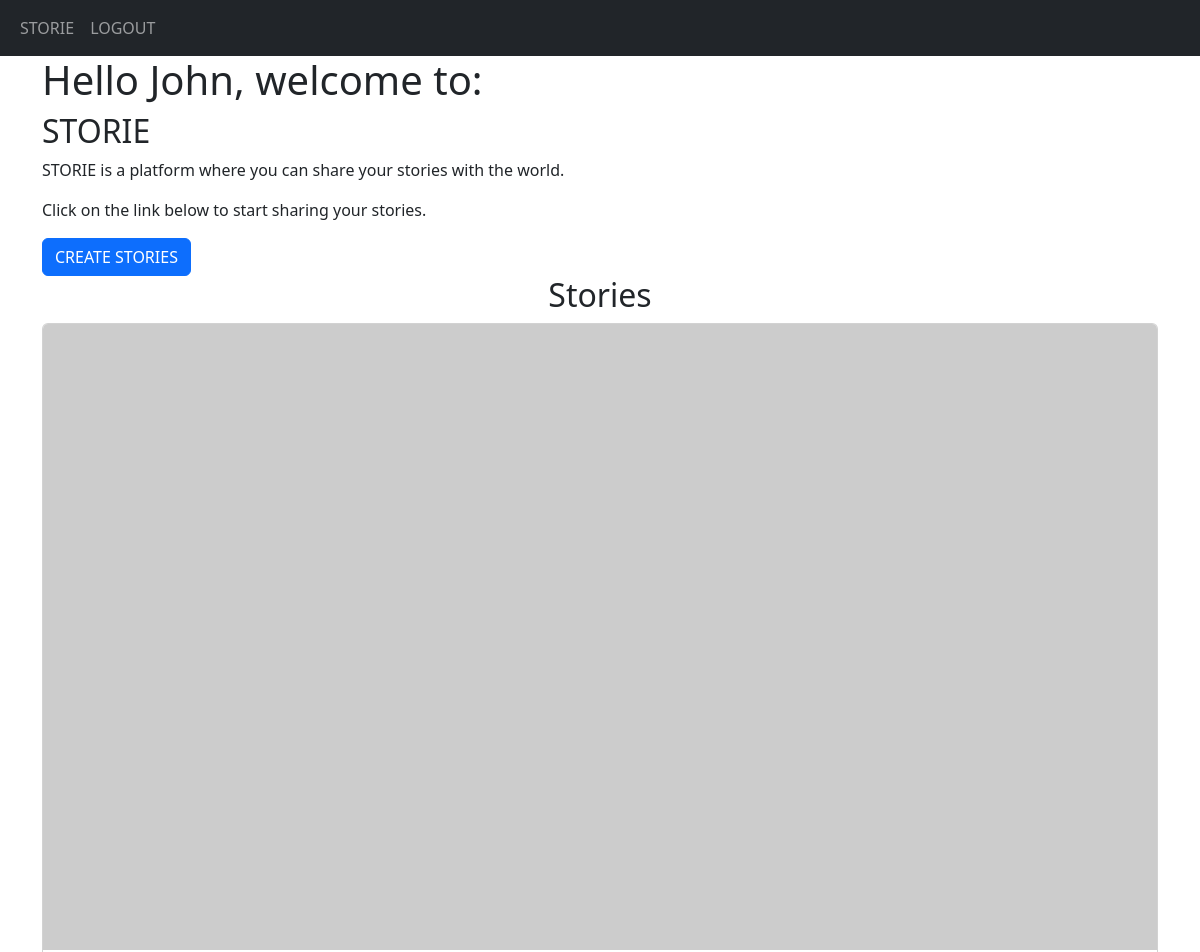
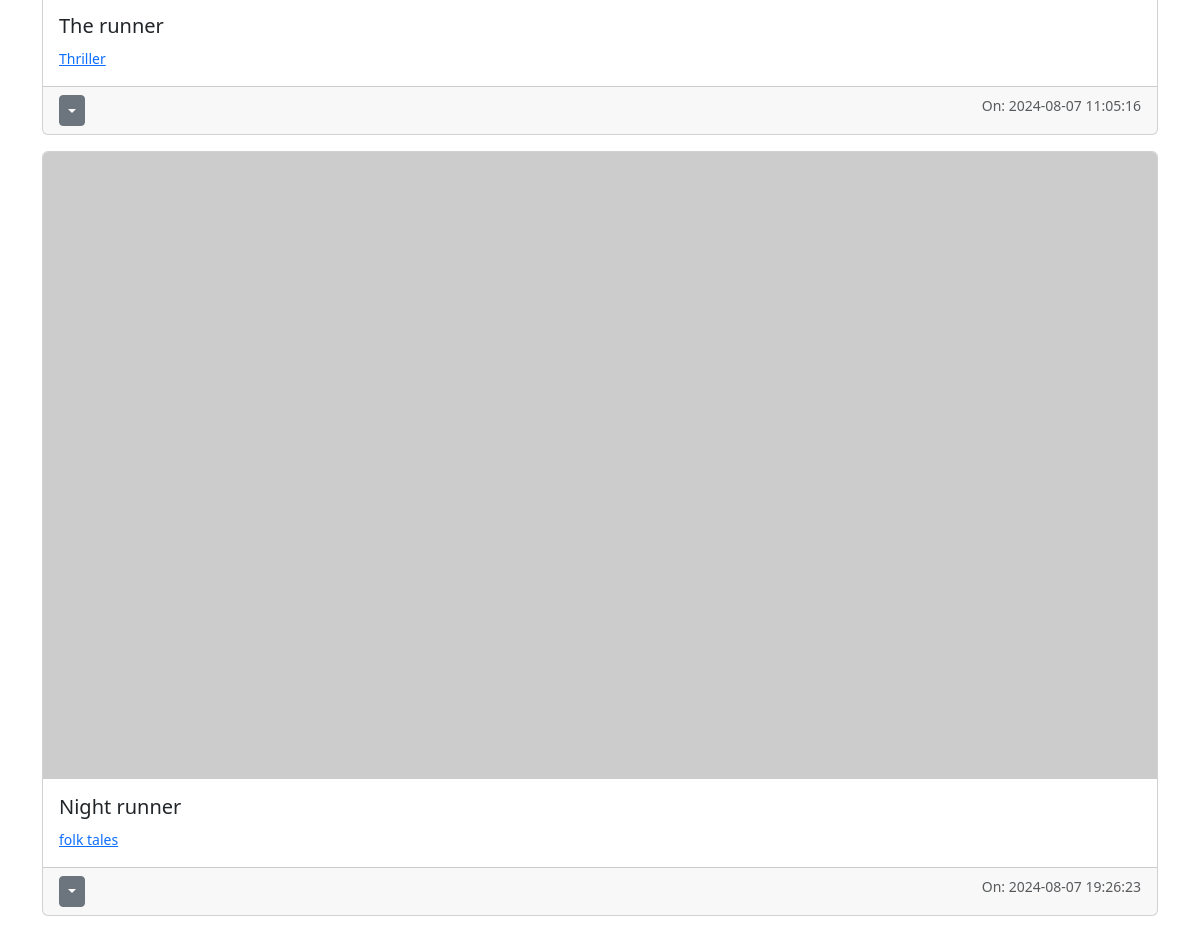
Screenshot of /home (signed in) with the database file from the repository (2 pictures, top to bottom).
### myApp/models.py (models this page shows)
class User(db.Model, UserMixin):
    id = db.Column(db.Integer, primary_key=True)
    email = db.Column(db.String(240), unique=True)
    username = db.Column(db.String(240), unique=True)
    password = db.Column(db.String(240))
    date_created = db.Column(db.DateTime(timezone=True), default=func.now())
    stories = db.relationship('Stories', backref='user', passive_deletes=True)
    comments = db.relationship('Comments', backref='user', passive_deletes=True)

class Stories(db.Model):
    id = db.Column(db.Integer, primary_key=True)
    title = db.Column(db.String(240))
    image = db.Column(db.String(240))
    category = db.Column(db.String(240))
    content = db.Column(db.Text)
    date_created = db.Column(db.DateTime(timezone=True), default=func.now())
    author = db.Column(db.Integer, db.ForeignKey('user.id', ondelete='CASCADE'), nullable=False)
    Comments = db.relationship('Comments', backref='stories', passive_deletes=True)

### myApp/views.py (the view)
@views.route("/")
@views.route("/home")
def home():
    my_stories_data = Stories.query.all()
    return render_template("home.html", title="HOME", stories_data=my_stories_data)

### myApp/templates/home.html (shortened to what this page needs)
{% extends "base.html" %}
{% block content %}
<h1>Hello {{current_user.username}}, welcome to:</h1>
<h2>STORIE</h2>
<p>STORIE is a platform where you can share your stories with the world.</p>
<p>Click on the link below to start sharing your stories.</p>
<a href="/create-storie" class="btn btn-primary">CREATE STORIES</a>
<h2 align="center">Stories</h2>
{% for storie in stories_data %}
<div class="card mb-3">
    {%if storie.image == ''%}
    <img src="https://picsum.photos/1280/720" class="card-img-top" alt="...">
    {%else%}
    <img src="{{storie.image}}" class="card-img-top" alt='{{storie.title}}'>
    {%endif%}
    <div class="card-body">
        <h5 class="card-title">{{storie.title}}</h5>
        <p class="card-text"><small class="text-muted"><a href="/storie/{{storie.category}}">{{storie.category}}</a></small></p>
    </div>
    <div class="card-footer">
        <small class="text-muted
        ">
        {% if storie.author == current_user.id %}
        <div class="btn-group">
            <button
            type="button"
            data-bs-toggle="dropdown"
            class="btn btn-sm btn-secondary dropdown-toggle"
            ></button>
        </div>
        {%else%}
        <small >By: <a href="/stories/{{storie.username}}">{{storie.user.username}}</a></small>
        {% endif %}
        </small>
        <small class="text-muted float-end">On: {{storie.date_created}}</small>
        </div>
</div>
{%endfor%}
{%endblock%}

### rows the page displays
User: username "John"
Stories: title "The runner", category "Thriller", date_created "2024-08-07 11:05:16"
Stories: title "Night runner", category "folk tales", date_created "2024-08-07 19:26:23"
